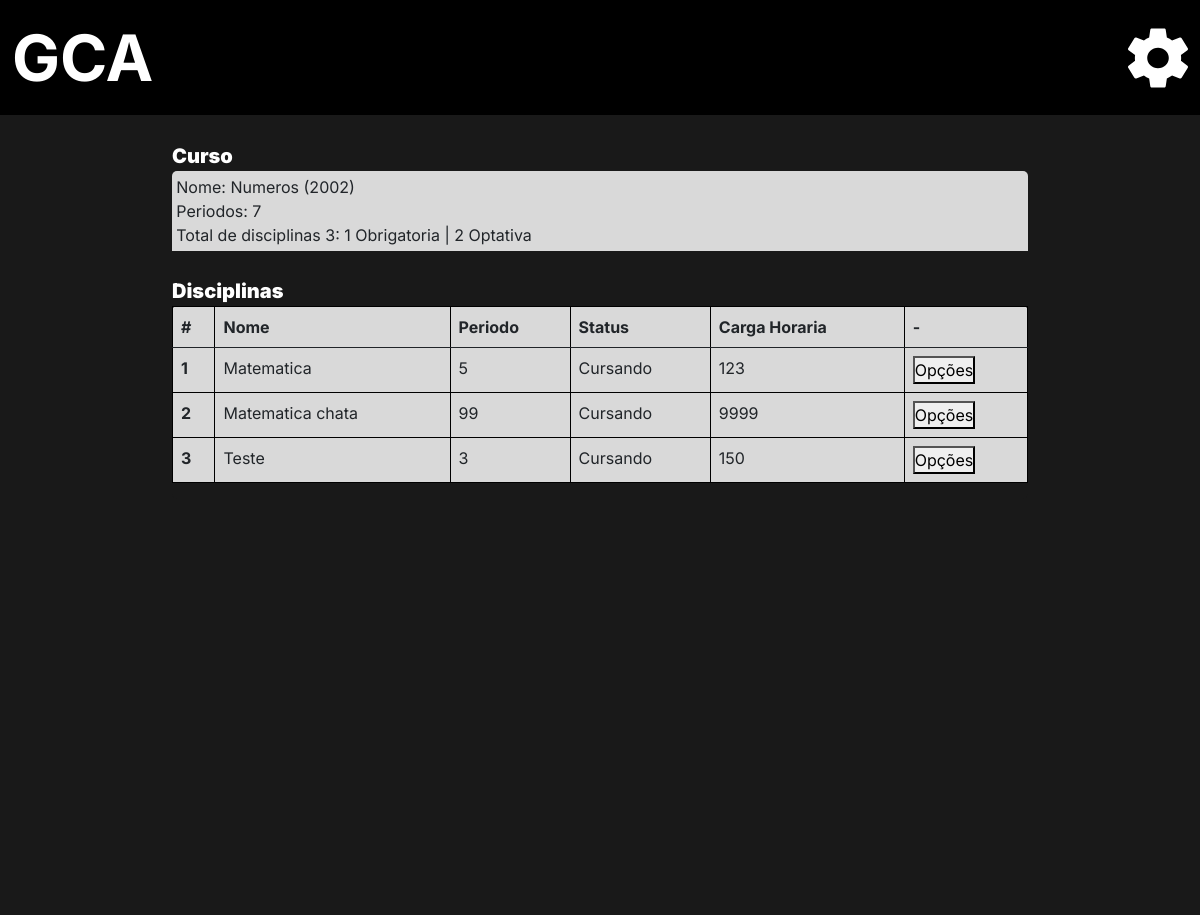
Screenshot of /Aluno/aluno_curso/1 (signed in) with the database file from the repository.
### administrador/models.py (models this page shows, shortened)
class Curso (models.Model):
    nome = models.CharField(("Nome do Curso"), max_length=150, null=False, blank=False)
    ano = models.DateField("Ano")
    periodos =  models.IntegerField(('Total de peridodos'), null=False, blank=False)
    disciplina = models.ManyToManyField("administrador.Disciplina", verbose_name=("Disciplinas"),blank=False)
    coordenador = models.ForeignKey(User, verbose_name=("Coordenador"), on_delete=models.SET_NULL, null=True)
    verbose_name = 'Curso'
    verbose_name_plural = 'Cursos'
    def __str__(self):
        return self.nome +' ('+ str(self.ano.year) +')'

class Disciplina (models.Model):
    OPTATIVA = (
        ("S", "Sim"),
        ("N", "Não"),
    )
    STATUS = (
        ("Cursando", "Cursando"),
        ("Aprovado", "Aprovado"),
        ("Espera", "Espera")
    )
    nome = models.CharField(("Nome da Disciplina"), max_length=150, null=False)
    perido = models.IntegerField(("Periodo da disciplina"))
    carga_horaria = models.IntegerField(("Carga Horaria"))
    optativa = models.CharField(("Opitativa"), choices=OPTATIVA, blank=False, null=False,max_length=20)
    dependencia = models.ManyToManyField("self", verbose_name=("Dependencias"), blank=True, default='Sem Dependencia')
    aberto = models.BooleanField(("Aberto"), default='False')
    status = models.CharField('Status', choices=STATUS, max_length=20, default="Cursando")
    data_final = models.DateField(("Data Final"), blank=True, null=True,auto_now=False, auto_now_add=False)
    pedagogo = models.ForeignKey (User, verbose_name=("pedagogo"), on_delete=models.CASCADE, related_name='pedagogo', blank=True, null=True)
    banca_de_professores = models.ManyToManyField(User, verbose_name=("Banca de professores"), related_name='professores', blank=True, null=True)
    verbose_name = 'Disciplina'
    verbose_name_plural = 'Disciplinas'

### Aluno/views.py (the view)
# urls.py: path('aluno_curso/<int:curso_id>', aluno_curso, name = 'curso_aluno'),
@login_required(login_url='/user/login/')
@login_required(login_url='/user/login/')
def aluno_curso (request, curso_id):
    aluno = request.user
    curso  = Curso.objects.get(id=curso_id)
    m2m  = curso.disciplina.all()
    len_disciplinas = len(curso.disciplina.all())
    len_optativas = 0
    len_nao_opttivas = 0
    for disciplina in m2m:
        if disciplina.optativa == 'S':
            len_optativas  +=1
        else:
            len_nao_opttivas += 1
    return  render (request, 'vizualizar_dados.html', {'curso': curso,
                                                       'disciplinas' : m2m,
                                                       'total_disciplinas' : len_disciplinas,
                                                       'total_de_optativas': len_optativas,
                                                       'total_de_nao_optativas' : len_nao_opttivas})

### Aluno/templates/vizualizar_dados.html (shortened to what this page needs)
{% extends 'base.html' %}
{% load static %}
{% block import_title_css %}
<link rel="stylesheet" href="{% static 'css/vizualizar_aluno_curso.css' %}">
<link href="https://cdn.jsdelivr.net/npm/bootstrap@5.0.2/dist/css/bootstrap.min.css" rel="stylesheet">
<link rel="stylesheet" href="{% static 'css/__modal_selecionarAC.css' %}">
{% endblock %}
{% block main %}
    <div class="main">
        <div class="curso">
            <p class="titulo_curso">Curso</p>
            <div class="dados_curso">
                <p>Nome: {{curso}}<br>
                Periodos: {{curso.periodos}}<br>
                Total de disciplinas {{ total_disciplinas }}: {{total_de_optativas}} Obrigatoria | {{total_de_nao_optativas}}  Optativa </p>
            </div>
        </div>
        <div class="disciplinas">
            <p class="titulo_disciplina">Disciplinas</p>
            <table class="table">
                <thead>
                    <tr>
                      <th scope="col">#</th>
                      <th scope="col">Nome</th>
                      <th scope="col">Periodo</th>
                      <th scope="col">Status</th>
                      <th scope="col">Carga Horaria</th>
                      <th scope="col">-</th>
                    </tr>
                </thead>
                <tbody>
                    {% for disciplina in disciplinas %}
                        <tr>
                            <th scope="row"> {{disciplina.id}} </th>
                            <td>{{disciplina.nome}}</td>
                            <td>{{disciplina.perido}}</td>
                            {% if not user.disciplina_concluidas.all%}
                                <td> Cursando</td>
                            {% endif %}
                            <td>{{disciplina.carga_horaria}}</td>
                            <td>
                                <button type="button" class="" data-bs-toggle="modal" data-bs-target="#exampleModal{{disciplina.id}}">
                                    Opções
                                </button>
                            </td>
                        </tr>
                    {% endfor %}
                </tbody>
            </table>
        </div>
    </div>
{% endblock %}

### static/css/base.css (style rules this page uses)
* { margin: 0%; padding: 0%; border: 0%; font-family: inter; text-decoration: none; }

### static/css/modal_menu.css (style rules this page uses)
p { margin-bottom: 0px !important; }

### Aluno/static/css/vizualizar_aluno_curso.css (style rules this page uses)
.main { background-color: #191919; min-height: 100vh; max-height: max-content; border: none; display: flex; flex-direction: column; align-items: center; gap: 25px; }
.curso, .disciplinas { display: flex; flex-direction: column; background-color: #191919; border-radius: 5px; }
.dados_curso { width: 856px; padding: 0.5%; display: flex; flex-direction: column; background-color: #D9D9D9; border-radius: 5px 5px 0px 0px; }
.table { background-color: #D9D9D9; margin: 0px; border-radius: 5px 5px 0px 0px; }
.table thead tr th, .table tbody tr th, .table tbody tr td { border: 1px solid black; }
.dados_curso p { margin-top: auto; margin-bottom: auto; }
.disciplinas { display: flex; width: 856px; }
.titulo_curso { background-color: #191919; color: #FFFFFF; font-weight: 900; font-size: 20px; padding-top: 3%; margin: 0px; }
.titulo_disciplina { background-color: #191919; color: #FFFFFF; font-weight: 900; font-size: 20px; margin: 0px; }

### Aluno/static/css/__modal_selecionarAC.css (style rules this page uses)
* { margin: 0%; padding: 0%; border: 0%; font-family: inter; text-decoration: none; }

### rows the page displays
Curso: nome+ano "Numeros (2002)", periodos "7"
Disciplina: id "1", nome "Matematica", perido "5", carga_horaria "123"
Disciplina: id "2", nome "Matematica chata", perido "99", carga_horaria "9999"
Disciplina: id "3", nome "Teste", perido "3", carga_horaria "150"

### other values shown
{{ total_disciplinas }} "3"
{{ total_de_optativas }} "1"
{{ total_de_nao_optativas }} "2"
